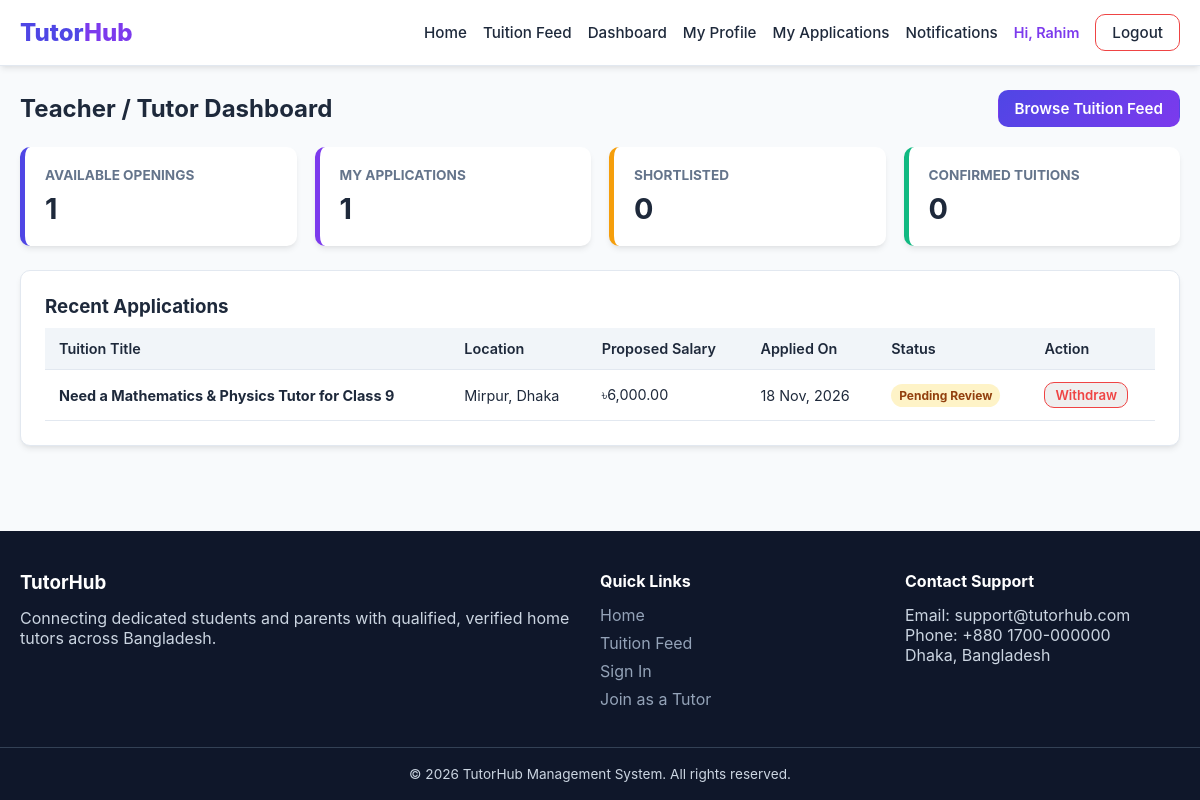
/teacher-dashboard.php (signed in), run on the app's committed database.
### tables this page shows
CREATE TABLE `applications` (
  `id` INT AUTO_INCREMENT PRIMARY KEY,
  `tuition_id` INT NOT NULL,
  `teacher_id` INT NOT NULL,
  `application_message` TEXT NOT NULL,
  `relevant_experience` TEXT,
  `proposed_salary` DECIMAL(10,2) NOT NULL,
  `available_days` VARCHAR(150) NOT NULL,
  `application_status` ENUM('Pending Review', 'Shortlisted', 'Approved', 'Rejected', 'Withdrawn') DEFAULT 'Pending Review',
  `admin_note` TEXT NULL,
  `created_at` TIMESTAMP DEFAULT CURRENT_TIMESTAMP,
  UNIQUE KEY `unique_tuition_teacher` (`tuition_id`, `teacher_id`),
  FOREIGN KEY (`tuition_id`) REFERENCES `tuition_posts`(`id`) ON DELETE CASCADE,
  FOREIGN KEY (`teacher_id`) REFERENCES `users`(`id`) ON DELETE CASCADE
);

CREATE TABLE `tuition_posts` (
  `id` INT AUTO_INCREMENT PRIMARY KEY,
  `student_id` INT NOT NULL,
  `title` VARCHAR(200) NOT NULL,
  `student_name` VARCHAR(100) NOT NULL,
  `student_class` VARCHAR(50) NOT NULL,
  `institution_name` VARCHAR(150),
  `location` VARCHAR(100) NOT NULL,
  `tutoring_days_per_week` INT NOT NULL,
  `preferred_days` VARCHAR(150) NOT NULL,
  `preferred_time` VARCHAR(100) NOT NULL,
  `teaching_method` ENUM('Home Tutoring', 'Online Tutoring', 'Both') DEFAULT 'Home Tutoring',
  `monthly_salary` DECIMAL(10,2) NOT NULL,
  `preferred_tutor_gender` ENUM('Any', 'Male', 'Female') DEFAULT 'Any',
  `additional_requirements` TEXT,
  `approval_status` ENUM('pending', 'approved', 'rejected') DEFAULT 'pending',
  `tuition_status` ENUM('open', 'assigned', 'closed') DEFAULT 'open',
  `created_at` TIMESTAMP DEFAULT CURRENT_TIMESTAMP,
  FOREIGN KEY (`student_id`) REFERENCES `users`(`id`) ON DELETE CASCADE
);

### teacher-dashboard.php (the view, shortened to what this page needs)
<?php
require_once 'config/database.php';
require_once 'includes/functions.php';
$teacher_id = $_SESSION['user_id'];
require_once 'includes/header.php';
$total_applied = $conn->query("SELECT COUNT(*) AS total FROM applications WHERE teacher_id = {$teacher_id}")->fetch_assoc()['total'];
$total_shortlisted = $conn->query("SELECT COUNT(*) AS total FROM applications WHERE teacher_id = {$teacher_id} AND application_status = 'Shortlisted'")->fetch_assoc()['total'];
$total_approved = $conn->query("SELECT COUNT(*) AS total FROM applications WHERE teacher_id = {$teacher_id} AND application_status = 'Approved'")->fetch_assoc()['total'];
$available_feed = $conn->query("SELECT COUNT(*) AS total FROM tuition_posts WHERE approval_status = 'approved' AND tuition_status = 'open'")->fetch_assoc()['total'];
$stmt = $conn->prepare("SELECT a.*, t.title as tuition_title, t.location, t.monthly_salary as base_salary
                        FROM applications a
                        JOIN tuition_posts t ON a.tuition_id = t.id
                        WHERE a.teacher_id = ?
                        ORDER BY a.created_at DESC LIMIT 5");
$stmt->bind_param("i", $teacher_id);
$stmt->execute();
$recent_apps = $stmt->get_result();
?>
<div style="display: flex; justify-content: space-between; align-items: center; margin-bottom: 20px;">
    <h2>Teacher / Tutor Dashboard</h2>
    <a href="tuition-feed.php" class="btn btn-primary">Browse Tuition Feed</a>
</div>
<div class="grid-cols-4">
    <div class="stat-card">
        <h3>Available Openings</h3>
        <p><?= $available_feed; ?></p>
    </div>
    <div class="stat-card" style="border-left-color: var(--secondary);">
        <h3>My Applications</h3>
        <p><?= $total_applied; ?></p>
    </div>
    <div class="stat-card" style="border-left-color: var(--warning);">
        <h3>Shortlisted</h3>
        <p><?= $total_shortlisted; ?></p>
    </div>
    <div class="stat-card" style="border-left-color: var(--success);">
        <h3>Confirmed Tuitions</h3>
        <p><?= $total_approved; ?></p>
    </div>
</div>
<div class="card">
    <h3>Recent Applications</h3>
    <div class="table-responsive">
        <table class="table">
            <thead>
                <tr>
                    <th>Tuition Title</th>
                    <th>Location</th>
                    <th>Proposed Salary</th>
                    <th>Applied On</th>
                    <th>Status</th>
                    <th>Action</th>
                </tr>
            </thead>
            <tbody>
                <?php if ($recent_apps->num_rows > 0): ?>
                    <?php while($row = $recent_apps->fetch_assoc()): ?>
                        <tr>
                            <td><strong><?= htmlspecialchars($row['tuition_title']); ?></strong></td>
                            <td><?= htmlspecialchars($row['location']); ?></td>
                            <td><?= format_taka($row['proposed_salary']); ?></td>
                            <td><?= date('d M, Y', strtotime($row['created_at'])); ?></td>
                            <td><?= get_status_badge($row['application_status']); ?></td>
                            <td>
                                <?php if ($row['application_status'] === 'Pending Review'): ?>
                                    <form action="actions/application-action.php" method="POST" style="display:inline;">
                                        <button type="submit" class="btn btn-outline-danger btn-sm btn-confirm-action" data-prompt="Withdraw this application?">Withdraw</button>
                                    </form>
                                <?php else: ?>
                                    <span style="font-size: 0.8rem; color: var(--text-muted);">Locked</span>
                                <?php endif; ?>
                            </td>
                        </tr>
                    <?php endwhile; ?>
                <?php else: ?>
                    <tr>
                        <td colspan="6" style="text-align: center; color: var(--text-muted); padding: 20px;">You have not applied for any tuition posts yet.</td>
                    </tr>
                <?php endif; ?>
            </tbody>
        </table>
    </div>
</div>
<?php
require_once 'includes/footer.php';
?>

### functions.php (shortened to what this page needs)
<?php
function format_taka($amount) {
    return '৳' . number_format($amount, 2);
}
function get_status_badge($status) {
    $status_clean = strtolower(str_replace(' ', '-', $status));
    return "<span class='badge badge-{$status_clean}'>" . htmlspecialchars($status) . "</span>";
}

### style.css (style rules this page uses)
:root { --primary: #4f46e5; --primary-hover: #4338ca; --secondary: #7c3aed; --bg-main: #f8fafc; --surface: #ffffff; --text-main: #1e293b; --text-muted: #64748b; --border: #e2e8f0; --success: #10b981; --warning: #f59e0b; --danger: #ef4444; --shadow: 0 4px 6px -1px rgba(0, 0, 0, 0.08), 0 2px 4px -2px rgba(0, 0, 0, 0.05); --radius: 10px; }
* { box-sizing: border-box; margin: 0; padding: 0; font-family: -apple-system, BlinkMacSystemFont, "Segoe UI", Roboto, Helvetica, Arial, sans-serif; }
body { background-color: var(--bg-main); color: var(--text-main); display: flex; flex-direction: column; min-height: 100vh; }
.btn { display: inline-block; padding: 8px 16px; border-radius: var(--radius); text-decoration: none; font-size: 0.95rem; font-weight: 600; cursor: pointer; border: 1px solid transparent; text-align: center; }
.btn-primary { background: linear-gradient(135deg, var(--primary), var(--secondary)); color: #fff; }
.btn-outline-danger { border-color: var(--danger); color: var(--danger); }
.btn-sm { padding: 4px 10px; font-size: 0.825rem; }
.card { background: var(--surface); border-radius: var(--radius); border: 1px solid var(--border); box-shadow: var(--shadow); padding: 24px; margin-bottom: 24px; }
.grid-cols-4 { display: grid; grid-template-columns: repeat(auto-fit, minmax(220px, 1fr)); gap: 18px; margin-bottom: 24px; }
.stat-card { background: var(--surface); padding: 20px; border-radius: var(--radius); border-left: 5px solid var(--primary); box-shadow: var(--shadow); }
.stat-card h3 { font-size: 0.85rem; color: var(--text-muted); text-transform: uppercase; margin-bottom: 8px; }
.stat-card p { font-size: 1.8rem; font-weight: 700; color: var(--text-main); }
.badge { display: inline-block; padding: 4px 8px; font-size: 0.75rem; font-weight: 700; border-radius: 999px; text-transform: capitalize; }
.badge-pending, .badge-pending-review { background: #fef3c7; color: #92400e; }
.table-responsive { width: 100%; overflow-x: auto; }
.table { width: 100%; border-collapse: collapse; margin-top: 10px; font-size: 0.9rem; }
.table th, .table td { padding: 12px 14px; text-align: left; border-bottom: 1px solid var(--border); }
.table th { background: #f1f5f9; font-weight: 600; }

### data on the page
applications: tuition.title "Need a Mathematics & Physics Tutor for Class 9", tuition.location "Mirpur, Dhaka", proposed_salary "৳6,000.00", created_at "18 Nov, 2026", application_status "Pending Review"

### other printed values
explode(' ', $user_name)[0] "Rahim"
$available_feed "1"
$total_applied "1"
$total_shortlisted "0"
$total_approved "0"
